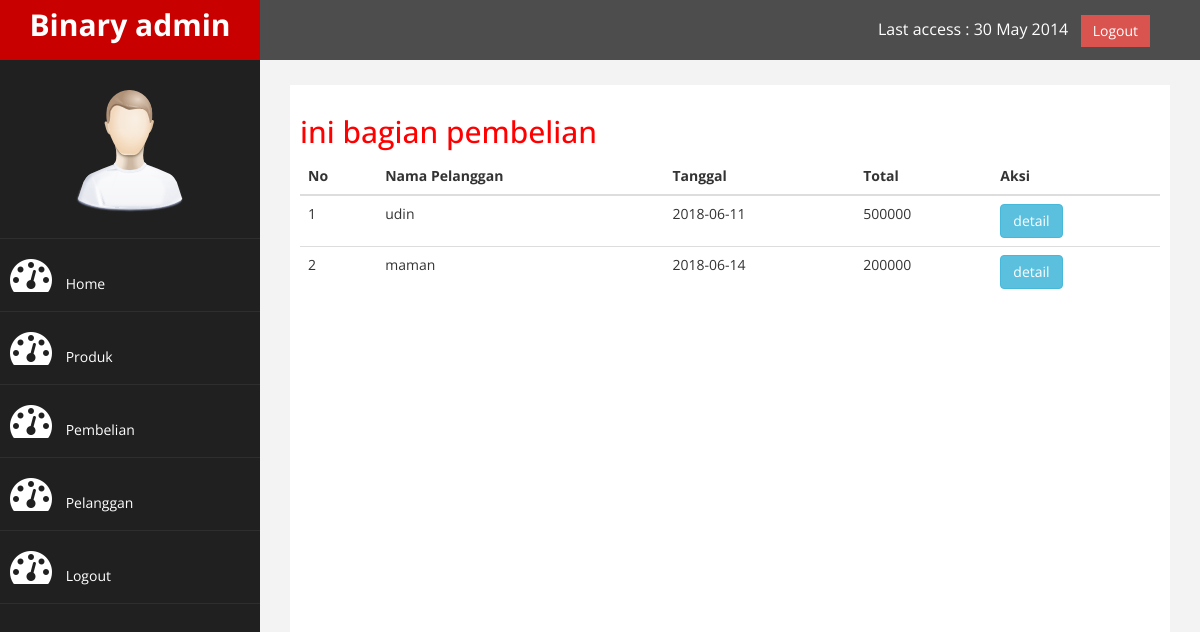
Page /admin/index.php?halaman=pembelian (signed in) on the committed database.
### tables this page shows
CREATE TABLE `pembelian` (
  `id_pembelian` int(11) NOT NULL,
  `id_pelanggan` int(11) NOT NULL,
  `tgl_pembelian` date NOT NULL,
  `total_pembelian` int(11) NOT NULL
);

CREATE TABLE `pelanggan` (
  `id_pelanggan` int(11) NOT NULL,
  `email_pelanggan` varchar(30) NOT NULL,
  `password_pelanggan` varchar(30) NOT NULL,
  `nama_pelanggan` varchar(30) NOT NULL,
  `telepon_pelanggan` varchar(30) NOT NULL
);

### admin/pembelian.php (the view)
<h2>ini bagian pembelian</h2>
<table class=table table-bordered>
	<thead>
		<tr>
			<th>No</th>
			<th>Nama Pelanggan</th>
			<th>Tanggal</th>
			<th>Total</th>
			<th>Aksi</th>
		</tr>
	</thead>
	<tbody>
		<?php $nomor=1; ?>
		<?php $ambil=$koneksi->query("SELECT * FROM pembelian JOIN pelanggan ON pembelian.id_pelanggan=pelanggan.id_pelanggan"); ?>
		<?php while($pecah = $ambil->fetch_assoc()) { ?>
		<tr>
			<td><?php echo $nomor; ?></td>
			<td><?php echo $pecah['nama_pelanggan'] ?></td>
			<td><?php echo $pecah['tgl_pembelian'] ?></td>
			<td><?php echo $pecah['total_pembelian'] ?></td>
			<td>
				<a href="index.php?halaman=detail&id=<?php  echo $pecah['id_pembelian'];?>" class="btn btn-info">detail</a>
			</td>
		</tr>
		<?php $nomor++; ?>
	<?php } ?>
	</tbody>
</table>

### admin/assets/css/custom.css (style rules this page uses)
body { font-family: 'Open Sans', sans-serif; }
h2 { color: #f00; }

### rows in the picture
pembelian: id_pelanggan.nama_pelanggan "udin", tgl_pembelian "2018-06-11", total_pembelian "500000"
pembelian: id_pelanggan.nama_pelanggan "maman", tgl_pembelian "2018-06-14", total_pembelian "200000"
